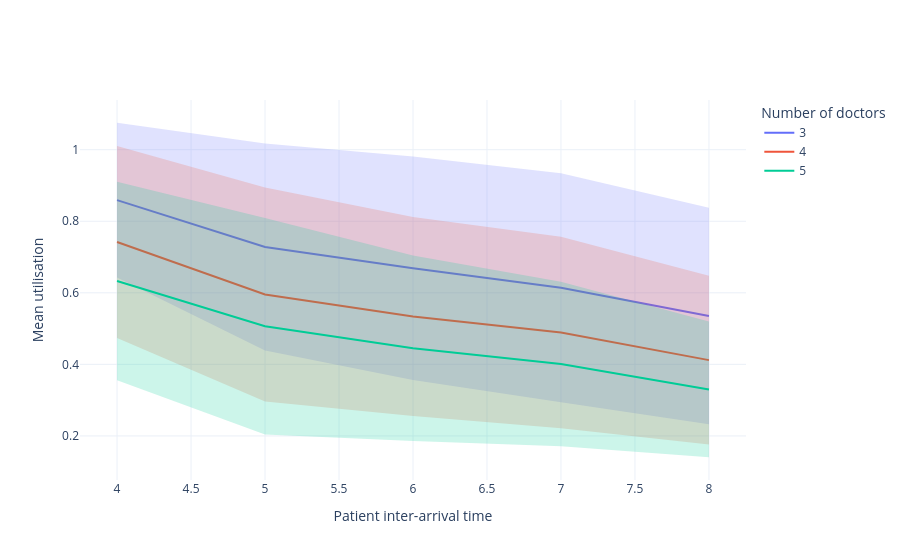

Notebook cell for this chart:
### Code cell
scenario_plots["mean_utilisation_tw"]

### Figure 1 — Plotly figure (JSON) as saved in the notebook; plotly's stock layout.template omitted (floating-point values rounded to 4 significant figures)
{"data": [{"fill": "toself", "fillcolor": "rgba(99,110,250,0.2)", "hoverinfo": "name+y", "line": {"color": "rgba(255,255,255,0)"}, "name": "95% CI", "showlegend": false, "type": "scatter", "x": [4, 5, 6, 7, 8, 8, 7, 6, 5, 4], "y": [1.075, 1.017, 0.9807, 0.9343, 0.838, 0.2323, 0.2939, 0.3564, 0.439, 0.6425]}, {"hoverinfo": "y", "line": {"color": "#636EFA", "width": 2}, "mode": "lines", "name": "3", "type": "scatter", "x": [4, 5, 6, 7, 8], "y": [0.8589, 0.728, 0.6685, 0.6141, 0.5352]}, {"fill": "toself", "fillcolor": "rgba(239,85,59,0.2)", "hoverinfo": "name+y", "line": {"color": "rgba(255,255,255,0)"}, "name": "95% CI", "showlegend": false, "type": "scatter", "x": [4, 5, 6, 7, 8, 8, 7, 6, 5, 4], "y": [1.01, 0.8946, 0.812, 0.7567, 0.6479, 0.1757, 0.2214, 0.256, 0.2964, 0.4737]}, {"hoverinfo": "y", "line": {"color": "#EF553B", "width": 2}, "mode": "lines", "name": "4", "type": "scatter", "x": [4, 5, 6, 7, 8], "y": [0.7419, 0.5955, 0.534, 0.4891, 0.4118]}, {"fill": "toself", "fillcolor": "rgba(0,204,150,0.2)", "hoverinfo": "name+y", "line": {"color": "rgba(255,255,255,0)"}, "name": "95% CI", "showlegend": false, "type": "scatter", "x": [4, 5, 6, 7, 8, 8, 7, 6, 5, 4], "y": [0.9105, 0.8091, 0.7044, 0.6309, 0.5196, 0.1404, 0.171, 0.1861, 0.2036, 0.3558]}, {"hoverinfo": "y", "line": {"color": "#00CC96", "width": 2}, "mode": "lines", "name": "5", "type": "scatter", "x": [4, 5, 6, 7, 8], "y": [0.6331, 0.5064, 0.4452, 0.4009, 0.33]}], "layout": {"legend": {"title": {"text": "Number of doctors"}}, "xaxis": {"title": {"text": "Patient inter-arrival time"}}, "yaxis": {"title": {"text": "Mean utilisation"}}}}
